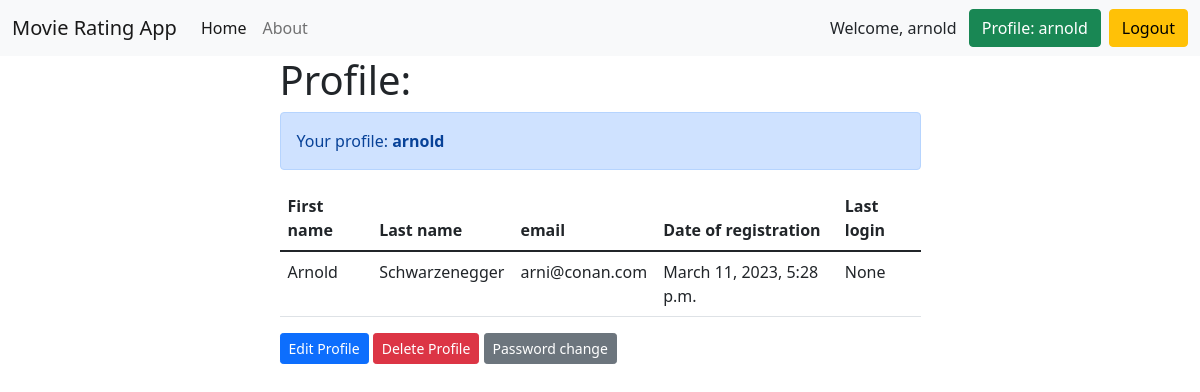
Page /users/profile/ (signed in) on the earlier database version.
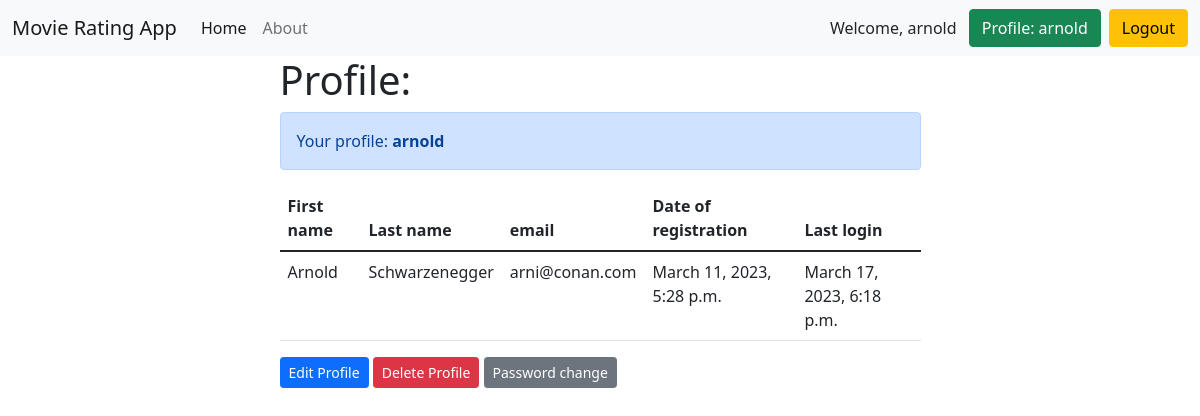
Same page on the later database version.
### accounts/models.py (models this page shows)
class User(AbstractUser):
    email = models.EmailField(unique=True, verbose_name='email')
    date_of_birth = models.DateField(blank=True, null=True, verbose_name='date of birth')

### accounts/views.py (the view)
# urls.py: path('profile/', profile, name='profile'),
@login_required
def profile(request):
    return render(request, 'accounts/profile.html')

### accounts/templates/accounts/profile.html (shortened to what this page needs)
{% extends 'base.html' %}
{% block content %}
<h1>Profile:</h1>
<div class="alert alert-primary" role="alert">Your profile: <b>{{ user.username }}</b></div>
<table class="table">
    <thead>
    <tr>
        <th scope="col">First name</th>
        <th scope="col">Last name</th>
        <th scope="col">email</th>
        <th scope="col">Date of registration</th>
        <th scope="col">Last login</th>
    </tr>
    </thead>
    <tbody>
    <tr>
        <td>{{ user.first_name }}</td>
        <td>{{ user.last_name }}</td>
        <td>{{ user.email }}</td>
        <td>{{ user.date_joined }}</td>
        <td>{{ user.last_login }}</td>
    </tr>
    </tbody>
</table>
<a href="{% url 'accounts:edit_user' pk=user.id %}" class="btn btn-primary btn-sm">Edit Profile</a>
<a href="{% url 'accounts:delete_user' pk=user.id %}" class="btn btn-danger btn-sm">Delete Profile</a>
<a href="#" class="btn btn-secondary btn-sm">Password change</a>
{% endblock %}

### templates/base.html (shortened to what this page needs)
<!DOCTYPE html>
<html lang="en">
<head>
    <link href="https://cdn.jsdelivr.net/npm/bootstrap@5.1.3/dist/css/bootstrap.min.css" rel="stylesheet"
>
</head>
<body>
<nav class="navbar navbar-expand-lg navbar-light bg-light">
    <div class="container-fluid">
        <a class="navbar-brand" href="{% url 'home' %}">Movie Rating App</a>
        <div class="collapse navbar-collapse" id="navbarNavAltMarkup">
            <div class="navbar-nav">
                <a class="nav-link active" aria-current="page" href="{% url 'home' %}">Home</a>
                <a class="nav-link" href="{% url 'about' %}">About</a>
            </div>
        </div>
        {% if request.user.is_authenticated %}
        Welcome, {{ user.username }}
        &ensp;<a class="btn btn-success" href="{% url 'accounts:profile' %}" type="submit">Profile: {{ user.username }}</a>
        &ensp;<a class="btn btn-warning" href="{% url 'accounts:logout' %}" type="submit">Logout</a>
        {% else %}
        <a class="btn btn-warning" href="{% url 'accounts:login' %}" type="submit">Login</a>&ensp;
        <a class="btn btn-danger" href="{% url 'accounts:register' %}" type="submit">Sign Up</a>
        {% endif %}
    </div>
</nav>
<div class="container">
    <div class="row">
        <div class="col-md-7 m-auto">
            {% block content %}
            {% endblock %}
        </div>
    </div>
</div>
</body>
</html>

Differences in the rows shown:
changed User "arnold": last_login "None" → "March 17, 2023, 6:18 p.m."
